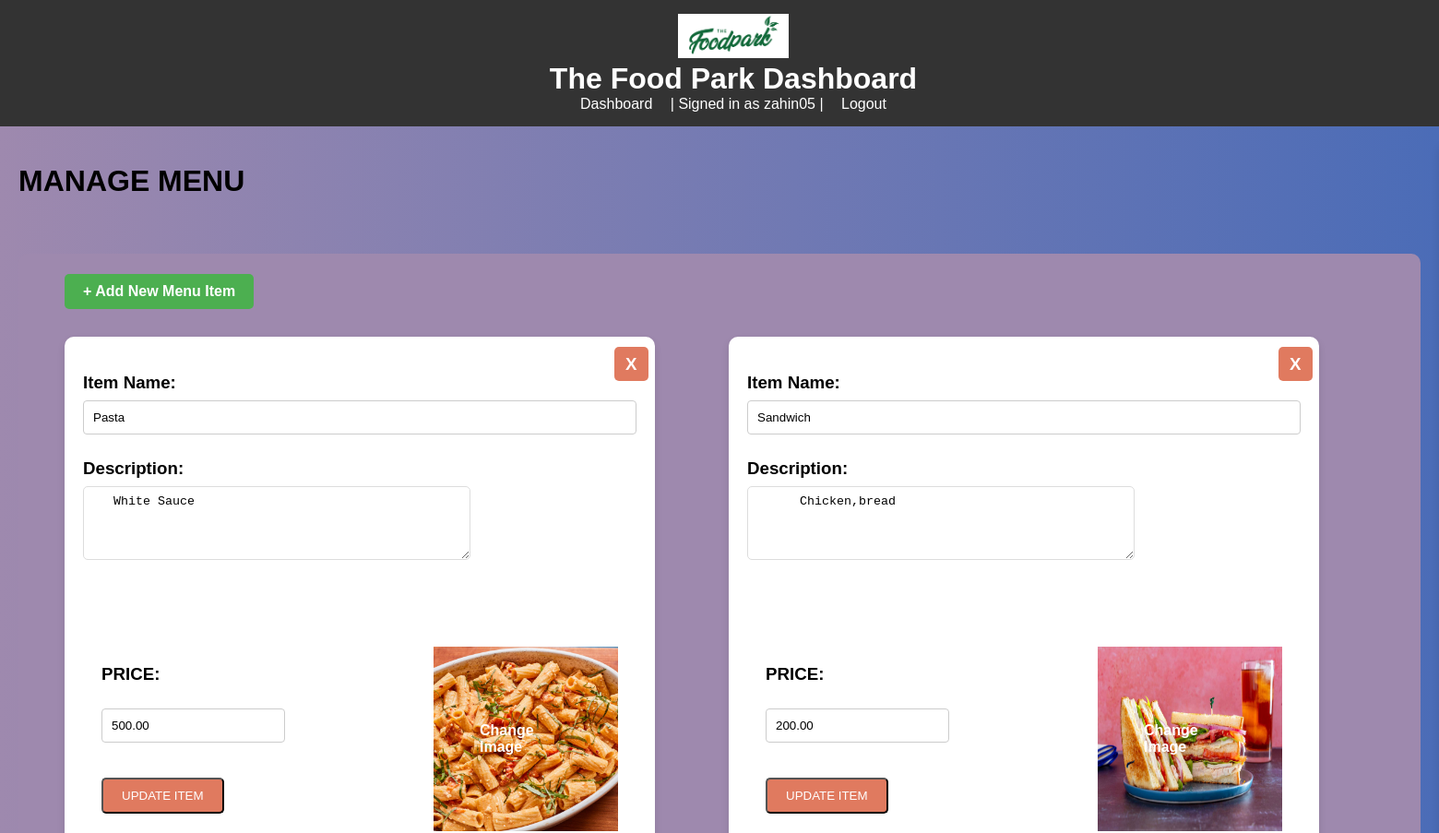
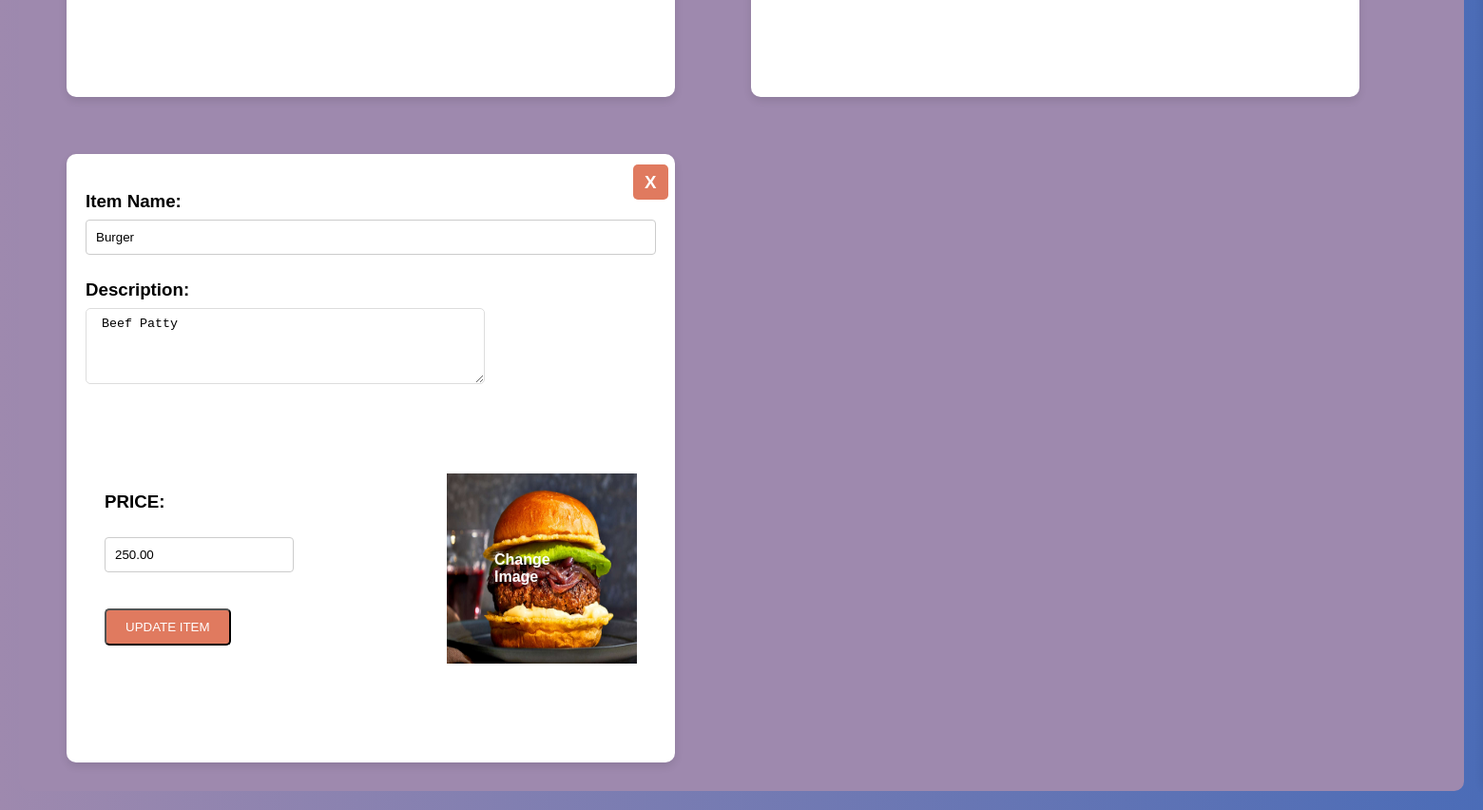
The app's page /manage_menu (signed in) with its own data (2 pictures, top to bottom).
### restaurant/models.py (models this page shows, shortened)
class Configuration(models.Model):
    title = models.CharField(max_length=30,default=None)
    logo = models.ImageField(upload_to='media/',default = None)

class CustomUser(AbstractUser):
    phone_number = models.CharField(max_length=13,null = True)
    is_admin = models.BooleanField(default=False)

class Menu(models.Model):
    item_name = models.CharField(max_length=30)
    price = models.DecimalField(decimal_places=2,max_digits=6)
    description = models.TextField()
    image = models.ImageField(upload_to='media/')

### restaurant/views.py (the view)
# urls.py: path('manage_menu',views.manage_menu,name='manage_menu'),
@user_passes_test(is_admin)
def manage_menu(request):
    menu_items = Menu.objects.all()
    return render(request, 'restaurant/manage_menu.html', {'menu_items': menu_items})

### restaurant/context_processors.py (called while the page is built)
def global_context(request):
    return {'restaurant': Configuration.objects.first()}

### restaurant/views.py (called while the page is built)
def is_admin(user):
    return user.is_authenticated and user.is_admin

### restaurant/templates/restaurant/manage_menu.html (shortened to what this page needs)
{% extends 'restaurant/admin_layout.html' %}
{% block content %}
<div id = "menu-container">
<h1>MANAGE MENU</h1>
<a href="{%url 'add_item'%}" class="add-button"> + Add New Menu Item</a>
<br style = "margin: 10px;">
    <div id="menu">
        {%for item in menu_items %}
            <form method = "post" action = "{%url 'update_item'%}" enctype="multipart/form-data">
                <div class="item">
                    <h3><label for ="food" >Item Name:</label>  <a href="{%url 'remove_menu_item' item.id%}">X</a>
                        <input type = 'text' value = "{{item.item_name}}" id="food" name = "item_name" accept="image/*">
                    </h3>
                    <p>
                        <h3><label for = "description">Description: </label>
                            <br style = "margin: 20px;">
                        <textarea type = 'text'  id="description" name = "item_description"> {{item.description}}</textarea>
                        </h3>
                    </p>
                <div id = "price_and_image">
                    <div class = "price_image_div">
                        <h3 id="food">PRICE: </h3>
                        <input type="number" value = "{{item.price}}" name = "item_price">
                        <button type = 'submit' class="button update-btn">UPDATE ITEM</button>
                    </div>
                    <div class = "price_image_div">
                        <label for="fileInput" class="upload-button">
                            <img align='right' src="{{item.image.url}}" class = "menu_image" >
                            <span>Change Image</span>
                        </label>
                        <br style = "margin: 20px;">
                    </div>
                    <br>
            </div>
                    <br>
                    <br style = "margin: 20px;">
                </div>
            </form>
        {%endfor%}
    </div>
</div>
{% endblock %}

### restaurant/templates/restaurant/admin_layout.html (shortened to what this page needs)
{% load static %}
<!DOCTYPE html>
<html lang="en">
<head>
    <link rel="stylesheet" href="{% static 'restaurant/admin_styles.css' %}">
</head>
<body>
    <div id="header">
        <img src = "{{restaurant.logo.url}}" id = "main-logo">
        {%if restaurant.title %}
            <h1>{{restaurant.title}} Dashboard</h1>
        {%else%}
            <h1>Admin Dashboard</h1>
        {%endif%}
    <div id = "header-links">
        <a href="{% url 'admin_home' %}">Dashboard</a>
        {% if user.is_authenticated %}
         |  Signed in as {{ user.username }} | <a href="{% url 'logout' %}">Logout</a>
        {% else %}
            <a href="{% url 'login' %}">Login as admin</a>
        {% endif %}
    </div>
    </div>
    <div id="main-content">
        {% block content %}
        {% endblock %}
    </div>
</body>
</html>

### restaurant/static/restaurant/admin_styles.css (style rules this page uses)
body { font-family: 'Arial', sans-serif; margin: 0; padding: 0; display: flex; flex-direction: column; height: 100vh; background: linear-gradient(to right, rgb(158, 137, 174), #4b6cb7); }
#header { background-color: #333; color: white; padding: 15px; text-align: center; width: 100%; z-index: 1000; }
#header h1 { margin: 0; text-align: center; }
#header a { color: white; text-decoration: none; margin: 15px; text-align: center; }
#main-content { display: flex; flex: 1; padding: 20px; }
#menu { padding: 10px; background-color: rgb(158, 137, 174); overflow: hidden; border-radius: 10px; width: 1500px; display: flex; flex-wrap: wrap; padding-top: 50px; }
.item { margin: 40px; width: 600px; background-color: #fff; border-radius: 10px; padding: 20px; margin-bottom: 20px; box-shadow: 0 4px 8px rgba(0, 0, 0, 0.1); height:600px; }
.button { background-color: #e07a5f; color: white; padding: 10px 20px; border-radius: 5px; cursor: pointer; transition: background-color 0.3s; }
input[type="text"], input[type="password"], input[type="email"],textarea { width: 100%; padding: 10px; margin: 8px 0; box-sizing: border-box; border: 1px solid #ccc; border-radius: 4px; }
textarea { width: 100%; height: 80px; }
input[type="number"] { padding: 10px; margin: 8px 0; box-sizing: border-box; border: 1px solid #ccc; border-radius: 4px; }
.upload-button { position: relative; display: inline-block; cursor: pointer; overflow: hidden; }
.upload-button img { display: block; width: 200px ; height: 200px ; }
.upload-button span { position: absolute; top: 50%; left: 50%; transform: translate(-50%, -50%); color: white; font-size: 16px; font-weight: bold; }
#price_and_image { display: flex; }
.price_image_div { margin: 20px; }
.update-btn { position: relative; top: 30px; }
.add-button { display: inline-block; padding: 10px 20px; font-size: 16px; font-weight: bold; text-align: center; text-decoration: none; background-color: #4CAF50; color: #fff; border: none; border-radius: 5px; cursor: pointer; position: relative; top:60px; left:50px; }
#item_add input,textarea { width: 70%; padding: 8px; margin-bottom: 50px; border: 1px solid #ddd; border-radius: 5px; }
#main-logo { width:120px; }
#menu a { text-decoration: none; width: 15px ; height: 15px; color: #fff; background-color: #e07a5f; padding: 8px 12px; border-radius: 5px; margin-left: 10px; transition: background-color 0.3s; position: relative; left:460px; bottom:20px; }

### records on screen
Configuration: logo (picture), title "The Food Park"
CustomUser: username "zahin05"
Menu: item_name "Pasta", item_description "White Sauce", item_price "500.00", image (picture)
Menu: item_name "Sandwich", item_description "Chicken,bread", item_price "200.00", image (picture)
Menu: item_name "Burger", item_description "Beef Patty", item_price "250.00", image (picture)
